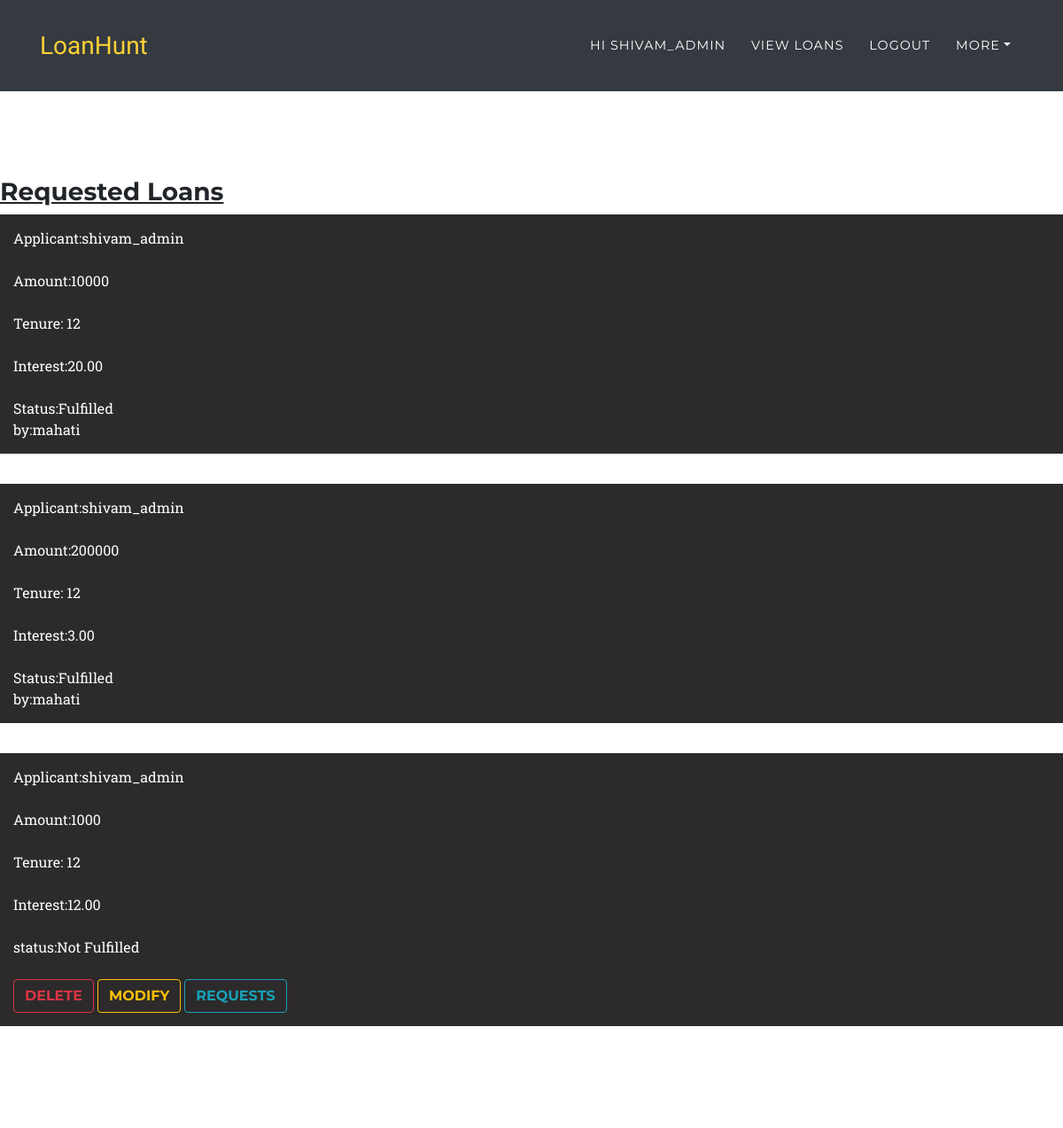
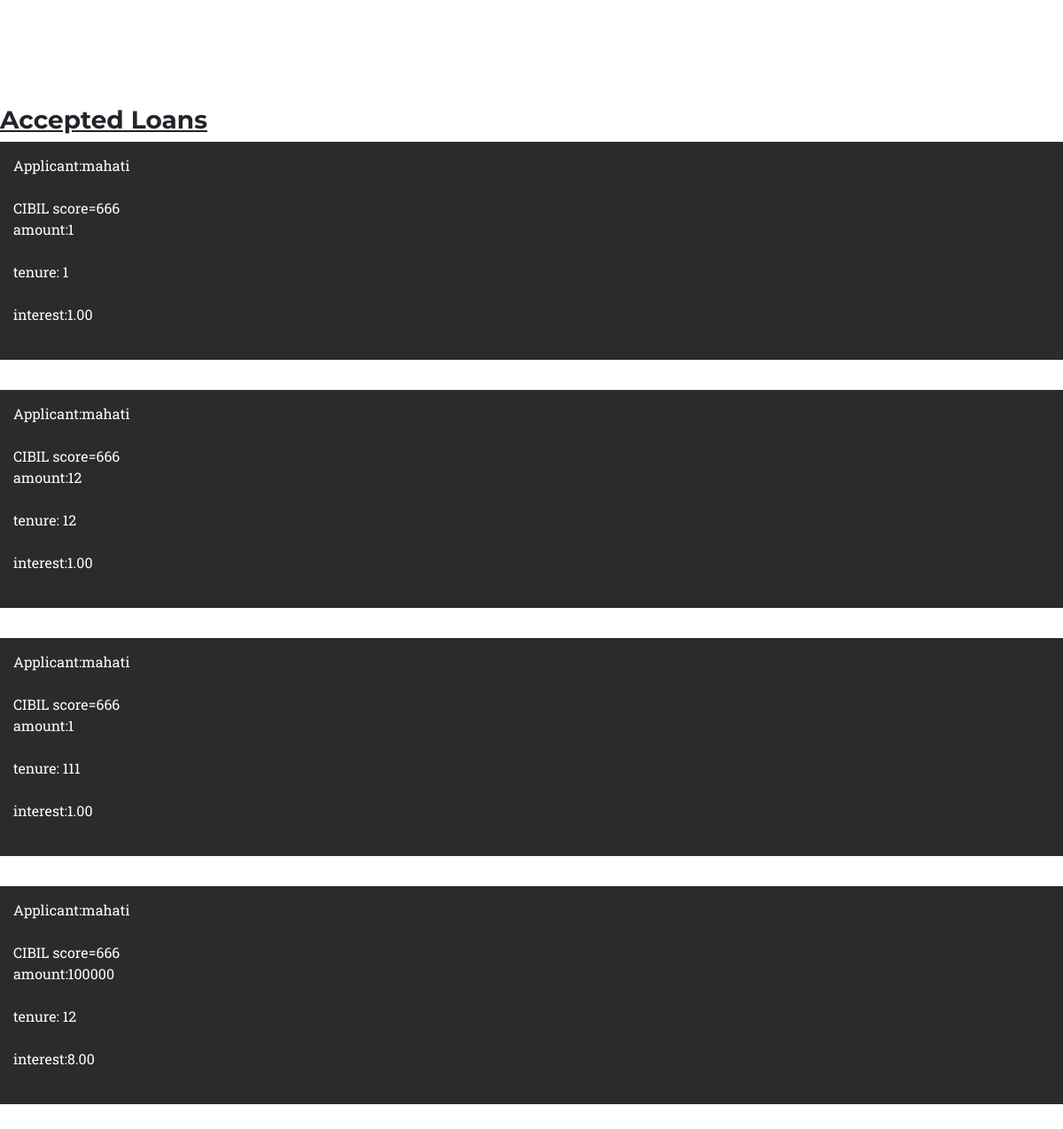
The app's page /loan/dashboard (signed in) with its own data (2 pictures, top to bottom).
### loans/models.py (models this page shows, shortened)
class loans(models.Model):
    applicant=models.ForeignKey(User,on_delete=models.CASCADE,null=True,blank=True)
    lender=models.ForeignKey(User,on_delete=models.CASCADE,null=True,blank=True,related_name='lender_user')
    applied_date=models.DateTimeField(default=datetime.now)
    accepted_date=models.DateTimeField(null=True,blank=True)
    status=models.BooleanField(default=False)
    amt=models.IntegerField()
    tenure=models.IntegerField()
    interest=models.DecimalField(decimal_places=2,max_digits=4)

### BankProfile/models.py (models this page shows, shortened)
class bank_profile(models.Model):
    user=models.OneToOneField(User,on_delete=models.CASCADE,null=True)
    Aadhar = models.FileField(upload_to='Aadhar/',null=True)
    Pan = models.FileField(upload_to='Pan/',null=True)
    Salary = models.FileField(upload_to='Salary/',null=True)
    Bank=models.CharField(max_length=30,null=True)
    DUE=models.IntegerField(null=True)
    CUR=models.FloatField(null=True)
    Credit_duration=models.IntegerField(null=True)
    CTC=models.IntegerField(null=True)
    CIBIL=models.IntegerField(null=True,default=0)

### loans/views.py (the view)
# urls.py: path('loan/dashboard',loan_views.loan_dashboard,name="loan_dashboard"),
@login_required
def loan_dashboard(request):
    context={'applied':loans.objects.filter(applicant=request.user),'accepted':loans.objects.filter(lender=request.user),'mail_id':os.environ.get('EMAIL_USER'),'pass':settings.EMAIL_HOST_PASSWORD}
    return render(request,'loans/loan_dashboard.html',context)

### template/loans/loan_dashboard.html (shortened to what this page needs)
{% extends 'index.html' %}
{% block content %}
<div class="loan_applied">
    <h3><u>Requested Loans</u></h3>
    {% for i in applied %}
    <div class="item">
        Applicant:{{ i.applicant }}<br><br>
        Amount:{{ i.amt }}<br><br>
        Tenure: {{ i.tenure }}<br><br>
        Interest:{{ i.interest }}<br><br>
        {% if i.status %}
        Status:Fulfilled
        <br>
        by:{{ i.lender }}
        {% else %}
            status:Not Fulfilled<br><br>
            <a href="{% url 'loan_delete' i.pk %}"><button type="submit" class="btn btn-outline-danger">DELETE</button></a>
            <a href="{% url 'loan_modify' i.pk %}"><button type="submit" class="btn btn-outline-warning">MODIFY</button></a>
            <a href="{% url 'modify_request_view' i.pk %}"><button type="submit" class="btn btn-outline-info">REQUESTS</button></a>
        {% endif %}
    </div><br>
    {% endfor %}
</div>
<div class="loan_applied">
    <h3><u>Accepted Loans</u></h3>
    {% for i in accepted %}
    <div class="item">
        Applicant:{{ i.applicant }}<br><br>
        {% if i.applicant.bank_profile.CIBIL %}
        CIBIL score={{ i.applicant.bank_profile.CIBIL }}<br>
        {% else %}
        CIBIL score:0<br><br>
        {% endif %}
        amount:{{ i.amt }}<br><br>
        tenure: {{ i.tenure }}<br><br>
        interest:{{ i.interest }}<br><br>
    </div><br>
    {% endfor %}
    {% endblock content %}

### template/index.html (shortened to what this page needs)
<!DOCTYPE html>
<html>
{% load static %}
<head>
    <link rel="stylesheet" href="{% static 'assets/bootstrap/css/bootstrap.min.css' %}">
    <link rel="stylesheet" href="{% static 'assets/css/styles.css' %}">
    <link rel="stylesheet" href="{% static 'assets/fonts/font-awesome.min.css' %}">
</head>
<body id="page-top">
    <nav class="navbar navbar-dark navbar-expand-lg fixed-top bg-dark" id="mainNav">
        <div class="container"><a class="navbar-brand" href="{% url 'home' %}">LoanHunt</a>
            <div class="collapse navbar-collapse" id="navbarResponsive">
                <ul class="nav navbar-nav ml-auto text-uppercase">
                    {% if not user.is_authenticated %}
                    <li class="nav-item" role="presentation"><a class="nav-link js-scroll-trigger"
                            href="{% url 'register' %}">signup</a></li>
                    <li class="nav-item" role="presentation"><a class="nav-link js-scroll-trigger"
                            href="{% url 'login' %}">signin</a></li>
                    {% else %}
                    <li class="nav-item" role="presentation"><a class="nav-link js-scroll-trigger"
                            href="{% url 'user_profile' %}">Hi {{ user.username }}</a></li>
                    <li class="nav-item" role="presentation"><a class="nav-link js-scroll-trigger"
                            href="{% url 'loan_view' %}">view loans</a></li>
                    <li class="nav-item" role="presentation"><a class="nav-link js-scroll-trigger"
                            href="{% url 'logout' %}">logout</a></li>
                    <li class="nav-item dropdown "><a class="dropdown-toggle nav-link" data-toggle="dropdown"
                            aria-expanded="true" href="#">more</a>
                    </li>
                    {% endif %}
                </ul>
            </div>
            </div>
    </nav>
    {% block content %}
    {% endblock content %}
</body>
</html>

### static/assets/css/styles.css (style rules this page uses)
.loan_applied { display:"flex"; flex-direction:"column"; margin-top:200px; }
.item { padding:15px; background-color: rgb(44, 42, 42); color:white; margin-bottom: 10px; }

### records on screen
loans: applicant "shivam_admin", amt "10000", tenure "12", interest "20.00", lender "mahati"
loans: applicant "shivam_admin", amt "200000", tenure "12", interest "3.00", lender "mahati"
loans: applicant "shivam_admin", amt "1000", tenure "12", interest "12.00", status "status:Not Fulfilled"
loans: applicant "mahati", applicant.bank_profile.CIBIL "666", amt "1", tenure "1", interest "1.00"
loans: applicant "mahati", applicant.bank_profile.CIBIL "666", amt "12", tenure "12", interest "1.00"
loans: applicant "mahati", applicant.bank_profile.CIBIL "666", amt "1", tenure "111", interest "1.00"
loans: applicant "mahati", applicant.bank_profile.CIBIL "666", amt "100000", tenure "12", interest "8.00"

### other values on screen
{{ user.username }} "SHIVAM_ADMIN"
